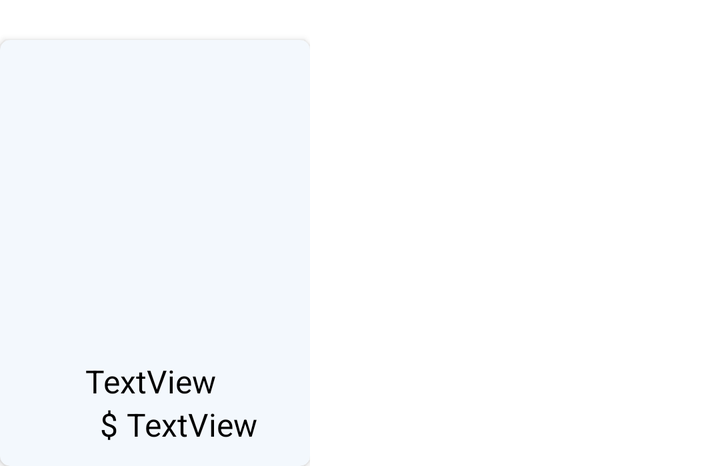
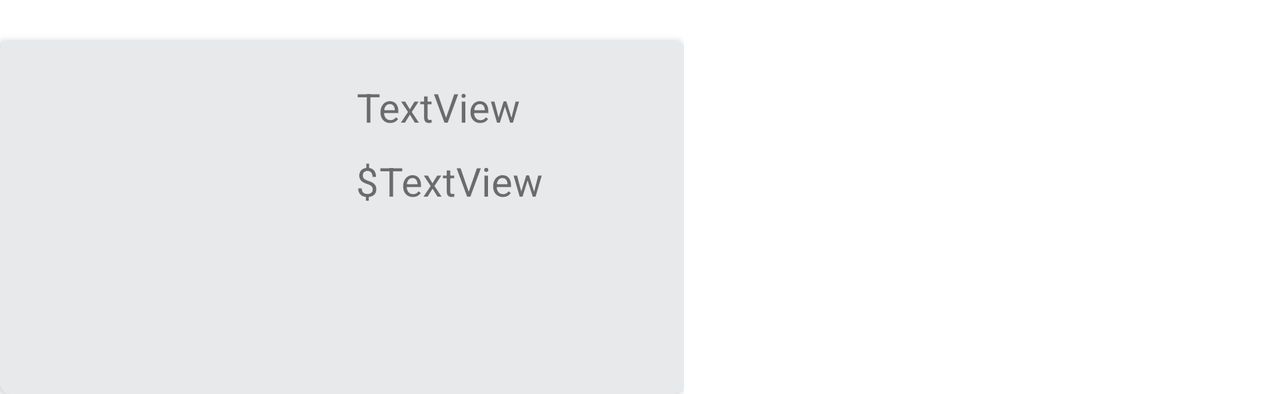

The same Android screen from two of the app's own layout files: first res/layout/ as a phone draws it, then the repository's variant for another configuration, drawn on a device whose configuration selects that folder. Both files follow.
<!-- AndroidManifest.xml: application theme Theme.Utpal_tank_Final_project -->
<!-- res/layout/home_recycleview.xml -->
<?xml version="1.0" encoding="utf-8"?>

<LinearLayout xmlns:android="http://schemas.android.com/apk/res/android"
    xmlns:app="http://schemas.android.com/apk/res-auto"
    xmlns:tools="http://schemas.android.com/tools"
    android:layout_width="wrap_content"
    android:layout_height="wrap_content"

    >

    <androidx.cardview.widget.CardView
        android:layout_width="wrap_content"
        android:layout_height="wrap_content"
        android:layout_marginTop="20dp"
         app:cardBackgroundColor="#F3F8FD"
        app:cardCornerRadius="5dp"
        android:elevation="10dp"

         >

        <LinearLayout
            android:layout_width="match_parent"
            android:layout_height="match_parent"
            android:orientation="vertical"
            android:paddingTop="10dp"
            android:paddingBottom="10dp"
            android:paddingRight="5dp"
            android:elevation="10dp"

            >

            <ImageView
                android:id="@+id/img_product"
                android:layout_width="150dp"
                android:layout_height="150dp"
                android:scaleType="centerInside"
                tools:srcCompat="@tools:sample/avatars" />

            <TextView
                android:id="@+id/name_product"
                android:layout_width="match_parent"
                android:layout_height="wrap_content"
                android:textSize="16dp"
                android:textColor="@color/black"
                android:text="TextView"
                android:textAlignment="center" />
<LinearLayout
    android:layout_width="wrap_content"
    android:layout_height="wrap_content"
    android:orientation="horizontal"
    android:layout_marginLeft="50dp">

            <TextView
                android:id="@+id/sign"
                android:layout_width="match_parent"
                android:layout_height="wrap_content"
                android:text="$ "
                android:textColor="@color/black"
                android:textSize="16dp"
                android:textAlignment="center" />
    <TextView
        android:id="@+id/price_product"
        android:layout_width="match_parent"
        android:layout_height="wrap_content"
        android:text="TextView"
        android:textAlignment="center"
        android:textSize="16dp"
        android:textColor="@color/black"/>


</LinearLayout>

        </LinearLayout>
    </androidx.cardview.widget.CardView>
</LinearLayout>
<!-- resources referenced by this layout -->
<resources>
  <style name="Theme.Utpal_tank_Final_project" parent="Theme.MaterialComponents.DayNight.NoActionBar">
          
          <item name="colorPrimary">@color/purple_500</item>
          <item name="colorPrimaryVariant">@color/purple_700</item>
          <item name="colorOnPrimary">@color/white</item>
          
          <item name="colorSecondary">@color/teal_200</item>
          <item name="colorSecondaryVariant">@color/teal_700</item>
          <item name="colorOnSecondary">@color/black</item>
          
          <item name="android:statusBarColor">?attr/colorPrimaryVariant</item>
          
      </style>
</resources>
<!-- res/layout-land/home_recycleview.xml (the repository's variant of the layout above) -->
<!-- drawn on the phone turned sideways -->
<?xml version="1.0" encoding="utf-8"?>
<LinearLayout xmlns:android="http://schemas.android.com/apk/res/android"
    xmlns:app="http://schemas.android.com/apk/res-auto"
    xmlns:tools="http://schemas.android.com/tools"
    android:layout_width="wrap_content"
    android:layout_height="wrap_content">

    <androidx.cardview.widget.CardView
        android:layout_width="wrap_content"
        android:layout_height="wrap_content"
        android:layout_marginTop="20dp"
         app:cardBackgroundColor="#E7E9EB"
        app:cardCornerRadius="5dp"

         >

        <LinearLayout
            android:layout_width="342dp"
            android:layout_height="match_parent"
            android:orientation="horizontal"
            android:paddingTop="10dp"
            android:paddingRight="5dp"
            android:paddingBottom="10dp"

            >

            <ImageView
                android:id="@+id/img_product"
                android:layout_width="178dp"
                android:layout_height="157dp"
                android:scaleType="centerInside"
                tools:srcCompat="@tools:sample/avatars" />

        <LinearLayout
            android:layout_width="342dp"
            android:layout_height="match_parent"
            android:orientation="vertical"
            android:paddingTop="10dp"
            android:paddingRight="5dp"
            android:paddingBottom="10dp"

            >
            <TextView
                android:id="@+id/name_product"
                android:layout_width="wrap_content"
                android:layout_height="wrap_content"
                android:text="TextView"
                android:layout_marginTop="0dp"
                android:textSize="20sp"
                android:textAlignment="center" />

            <LinearLayout
                android:layout_width="wrap_content"
                android:layout_height="wrap_content"
                android:orientation="horizontal"
                android:paddingTop="0dp"
                android:paddingRight="5dp"
                android:paddingBottom="5dp"

                >

                <TextView
                    android:layout_width="wrap_content"
                    android:layout_height="wrap_content"
                    android:layout_marginTop="10dp"
                    android:text="$"
                    android:textSize="20sp" />

                <TextView
                    android:id="@+id/price_product"
                    android:layout_width="wrap_content"
                    android:layout_height="wrap_content"
                    android:layout_marginTop="10dp"
                    android:text="TextView"
                    android:textAlignment="center"
                    android:textSize="20sp" />
            </LinearLayout>
        </LinearLayout>

        </LinearLayout>
    </androidx.cardview.widget.CardView>
</LinearLayout>
